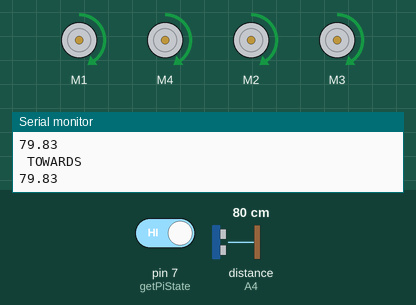
Bench run of a sketch on a simulated Arduino Uno, built with avr-gcc and run on an emulated ATmega328P. On the bench: 4 × DC motor (green arrow = forward, orange = backward, longer = faster), the last lines printed to the serial monitor. Wiring (inferred from the names in the program): ultrasonic range finder: trigger A5; echo A4. The inputs (shaded band) are chosen by the test bench; at power-on: distance to the obstacle (sensor on A4) 80 cm, pin 7 (getPiState) HIGH. The echo pulse lasts 58.3 µs per cm.

Above: at 1.23 s.
1.3 s: distance to the obstacle (sensor on A4) set to 2 cm
4.3 s: pin 7 (getPiState) driven LOW
At 5.8 s:
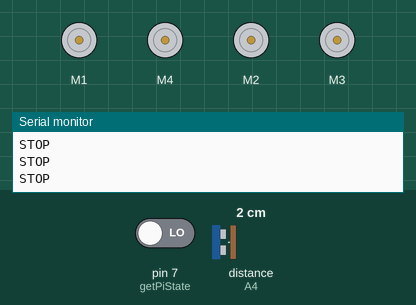
6.2 s: pin 7 (getPiState) driven HIGH
At 6.38 s:
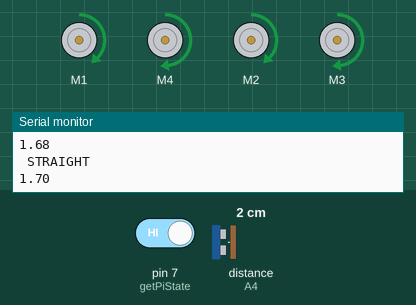
9.2 s: distance to the obstacle (sensor on A4) set to 35 cm
Timing chart, 0 to 13.2 s (numbered marks = the images above; inputs shaded):
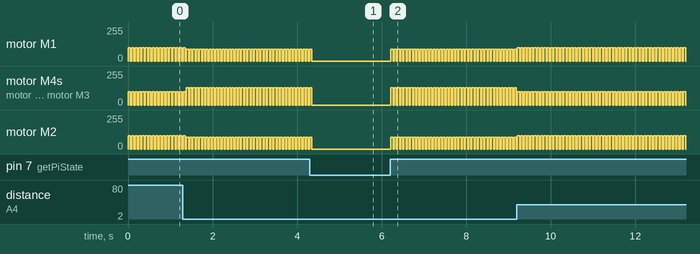

Measured:
- after the input at 4.3 s, motor M1, motor M4, motor M2, motor M3: goes on until 4.3 s, then stays stopped
- after the input at 6.2 s, motor M1, motor M2: alternates forward 90/255 for 0.05 s and stopped for 0.03 s, starting at once; motor M4, motor M3: alternates forward 130/255 for 0.05 s and stopped for 0.03 s, starting at once
- by itself, motor M1, motor M2: repeats every 0.08 s: stopped 0.03 s, forward 90/255 0.05 s
- by itself, motor M4, motor M3: repeats every 0.08 s: stopped 0.03 s, forward 130/255 0.05 s

The sketch:

fullRobotV1.ino
```cpp
#include "Drive.h"


Drive myDrive;

void setup() {
  Serial.begin(9600);
  // put your setup code here, to run once:

  pinMode(echoRightPin,INPUT); //from Ultrasonic
  pinMode(echoFrontPin,INPUT); //from Ultrasonic

  pinMode(triggerRightPin,OUTPUT); //to Ultrasonic
  pinMode(triggerFrontPin,OUTPUT); //to Ultrasonic
}

void loop() {
  // put your main code here, to run repeatedly:
  myDrive.mainDrive();
}
```

Drive.h
```cpp
#include <AFMotor.h>

#define wallDist

#define echoRightPin A4 //from Ultrasonic
#define triggerRightPin A5 //to Ultrasonic
#define echoFrontPin 11 //from Ultrasonic
#define triggerFrontPin 12 //to Ultrasonic

#define getPinkOrBtn1Pin 4 //from PI
#define getGreenOrBtn2Pin 5 //from PI
#define getOrangeOrBtn3Pin 6 //from PI
#define getPiState 7 //from PI
#define sendRobotState 8 //to PI

AF_DCMotor motorLF(1);  //motor setup
AF_DCMotor motorLB(2);
AF_DCMotor motorRB(3);
AF_DCMotor motorRF(4);

class Drive{
  private:
    bool isStopped = false;
    bool moveForward = true;
    int highSpeed = 130;
    int lowSpeed = 100;
  public:
    void mainDrive();
    void motorStop();
    void motorForward();
    void motorBackward();
    void towardsWall(int leftSpeed, int rightSpeed);
    void awayWall(int leftSpeed, int rightSpeed);
    void straight(int leftSpeed, int rightSpeed);
    void dir();
    double getDistanceRight();
};

void Drive::mainDrive(){
  if(digitalRead(getPiState)==0){
    motorStop();
    Serial.print("STOP");
  }else{
    double cm = getDistanceRight();
    if(cm > wallDist+5 && cm < 100){
      towardsWall(highSpeed-30, lowSpeed);
      Serial.print(" TOWARDS");
    } else if (cm < wallDist-5) {
      awayWall(lowSpeed, highSpeed+30);
      Serial.print(" AWAY");
    } else if (cm > 100){
      moveForward = !moveForward;
    } else {
      straight(highSpeed-40, highSpeed);
      Serial.print(" STRAIGHT");
    }
    delay(50);
    motorStop();
    delay(25);
  }
  Serial.println(" ");
}


double Drive::getDistanceRight(){
  digitalWrite(triggerRightPin, LOW);
  delayMicroseconds(5);
  digitalWrite(triggerRightPin,HIGH);
  delayMicroseconds(10);
  digitalWrite(triggerRightPin,LOW);
  pinMode(echoRightPin, INPUT);
  double duration = pulseIn(echoRightPin, HIGH);
  double cm = (duration/2) / 29.1;
  Serial.println(cm);
  return cm;
}


void Drive::towardsWall(int leftSpeed, int rightSpeed){
  dir();
  motorLF.setSpeed(leftSpeed);
  motorLB.setSpeed(leftSpeed);
  motorRF.setSpeed(rightSpeed);
  motorRB.setSpeed(rightSpeed);
}

void Drive::awayWall(int leftSpeed, int rightSpeed){
  dir();
  motorLF.setSpeed(leftSpeed);
  motorLB.setSpeed(leftSpeed);
  motorRF.setSpeed(rightSpeed);
  motorRB.setSpeed(rightSpeed);
}

void Drive::straight(int leftSpeed, int rightSpeed){
  dir();
  motorLF.setSpeed(leftSpeed);
  motorLB.setSpeed(leftSpeed);
  motorRF.setSpeed(rightSpeed);
  motorRB.setSpeed(rightSpeed);
}

void Drive::dir(){
  if(moveForward){
    motorForward();
  }else{
    motorBackward();
  }
}

void Drive::motorStop(){
  motorLF.run(RELEASE);
  motorRF.run(RELEASE);
  motorLB.run(RELEASE);
  motorRB.run(RELEASE);
}

void Drive::motorForward(){
  motorLF.run(FORWARD);
  motorRF.run(FORWARD);
  motorLB.run(FORWARD);
  motorRB.run(FORWARD);
}

void Drive::motorBackward(){
  motorLF.run(BACKWARD);
  motorRF.run(BACKWARD);
  motorLB.run(BACKWARD);
  motorRB.run(BACKWARD);
}
```
